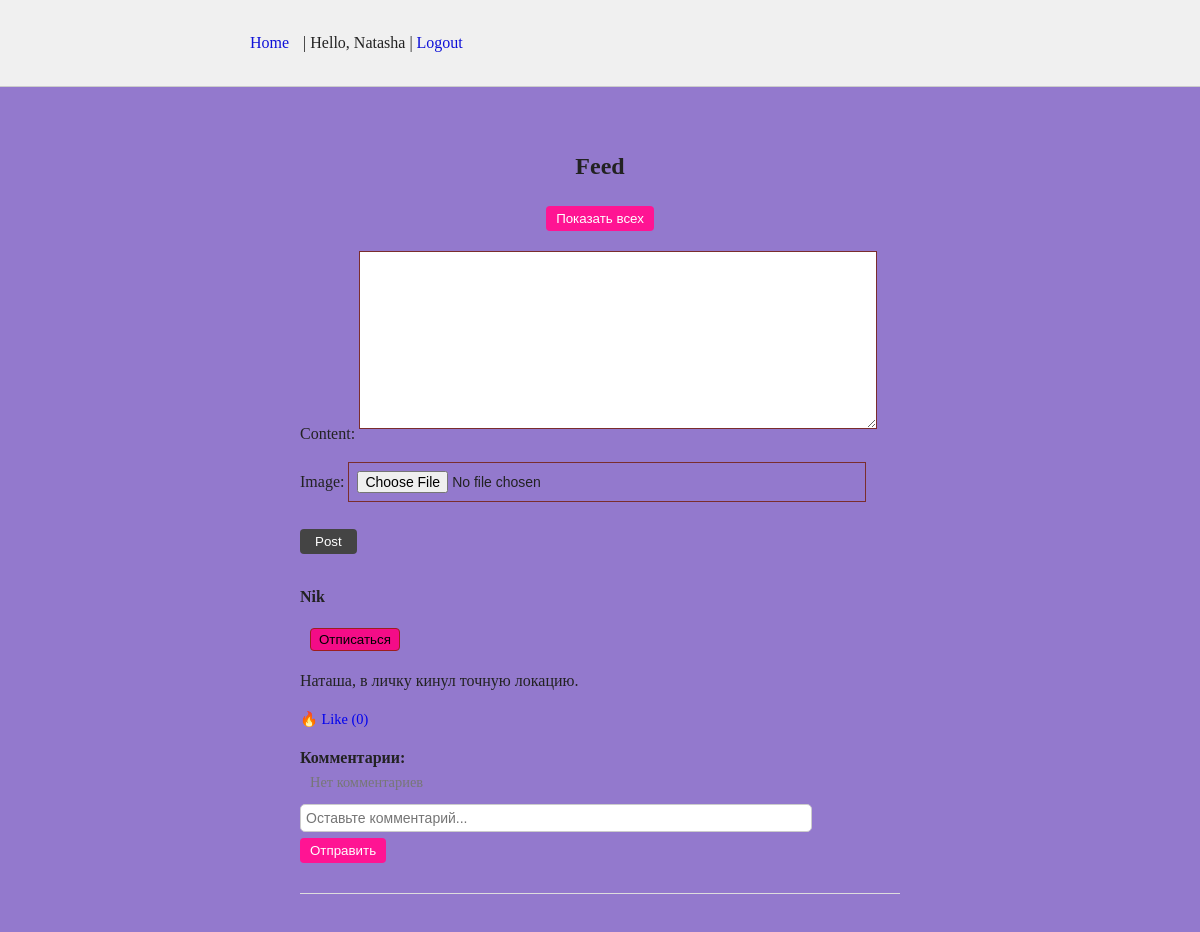
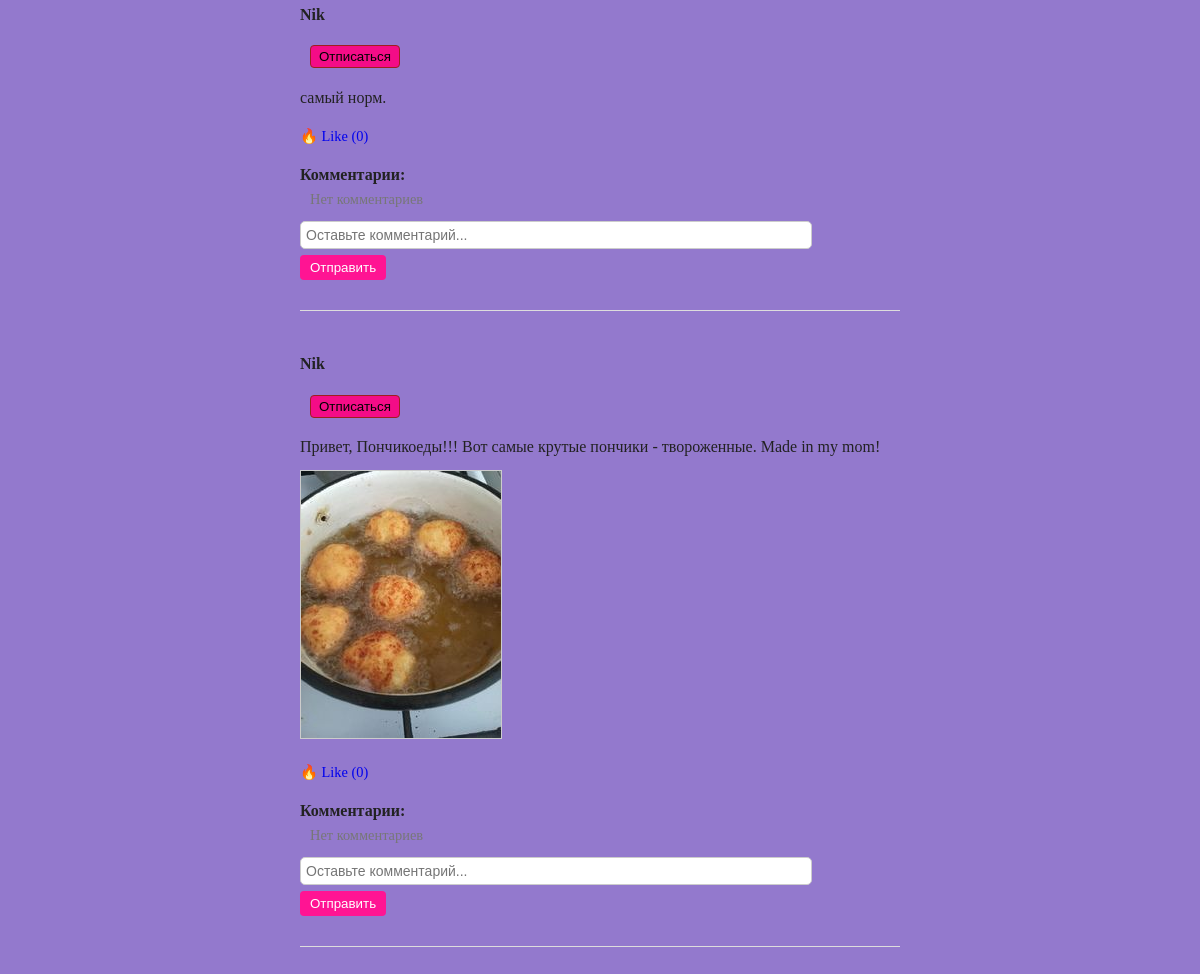
The page /feed/ (signed in) on the database its author committed (2 pictures, top to bottom).
### main/models.py (models this page shows, shortened)
class Post(models.Model):
    author = models.ForeignKey(User, on_delete=models.CASCADE)
    content = models.TextField()
    image = models.ImageField(upload_to='post_images/', blank=True, null=True)  # ✅ новое поле
    created_at = models.DateTimeField(auto_now_add=True)
    likes = models.ManyToManyField(User, related_name='liked_posts', blank=True)

### main/views.py (the view)
# urls.py: path('feed/', views.index_view, name='index'),
@login_required
def index_view(request):
    if request.GET.get('all'):
        posts = Post.objects.all().order_by('-created_at')
    else:
        following_ids = Follow.objects.filter(follower=request.user).values_list('following_id', flat=True)
        if following_ids.exists():
            posts = Post.objects.filter(author__id__in=following_ids).order_by('-created_at')
        else:
            posts = Post.objects.all().order_by('-created_at')
    form = PostForm(request.POST or None, request.FILES or None)
    if form.is_valid():
        post = form.save(commit=False)
        post.author = request.user
        post.save()
        return redirect('index')
    request.user.refresh_from_db()
    following_users = [f.following for f in Follow.objects.filter(follower=request.user)]
    return render(request, 'main/index.html', {
        'posts': posts,
        'form': form,
        'following_users': following_users  # 👈 передаём явно
    })

### main/forms.py
class PostForm(forms.ModelForm):
    class Meta:
        model = Post
        fields = ['content', 'image']

### main/templates/main/index.html (shortened to what this page needs)
{% extends 'main/base.html' %}
{% block content %}
<div style="max-width: 600px; margin: auto; padding: 20px;">
  <h2 style="text-align: center; margin-bottom: 20px;">Feed</h2>
  {% if user.is_authenticated %}
    <form method="get" style="text-align: center; margin-bottom: 20px;">
      <button type="submit" name="all" value="1" style="padding: 5px 10px; background: deeppink; color: white; border: none; border-radius: 4px;">Показать всех</button>
    </form>
    <form method="post" enctype="multipart/form-data" style="margin-bottom: 30px;">
      {{ form.as_p }}
      <button type="submit" style="padding: 5px 15px; border: none; background: #444; color: #fff; border-radius: 4px;">Post</button>
    </form>
  {% else %}
    <p style="text-align: center;">You must <a href="{% url 'login' %}">log in</a> to post something.</p>
  {% endif %}
  <ul style="list-style: none; padding: 0;">
    {% for post in posts %}
      <li style="margin-bottom: 40px; border-bottom: 1px solid #ddd; padding-bottom: 10px;">
        <p>
          <strong>{{ post.author }}</strong>
          {% if user != post.author %}
			{% if post.author in following_users %}
              <form method="post" action="{% url 'follow_user' post.author.id %}" style="display:inline;">
                <button type="submit" style="margin-left: 10px; padding: 3px 8px; border-radius: 4px;">Отписаться</button>
              </form>
            {% else %}
              <form method="post" action="{% url 'follow_user' post.author.id %}" style="display:inline;">
                {% csrf_token %}
                <button type="submit" style="margin-left: 10px; padding: 3px 8px; border-radius: 4px;">Подписаться</button>
              </form>
            {% endif %}
          {% endif %}
        </p>
        <p style="margin: 5px 0; white-space: pre-line;">{{ post.content }}</p>
        {% if post.image %}
          <div style="margin: 10px 0;">
            <img src="{{ post.image.url }}" alt="Post Image" style="max-width: 100%; height: auto; border: 1px solid #ccc;">
          </div>
        {% endif %}
        <p style="font-size: 0.9em; color: #9e1e1e;">
          <a href="{% url 'like_post' post.id %}" style="margin-right: 10px; text-decoration: none;">🔥 Like ({{ post.likes.count }})</a>
        </p>
        <div style="margin-top: 10px;">
          <strong>Комментарии:</strong>
          {% for comment in post.comments.all %}
            <div style="margin-left: 10px; font-size: 0.9em;">
              <strong>{{ comment.user.username }}</strong>: {{ comment.content }}
            </div>
          {% empty %}
            <div style="margin-left: 10px; font-size: 0.9em; color: #777;">Нет комментариев</div>
          {% endfor %}
        </div>
        {% if user.is_authenticated %}
          <form method="post" action="{% url 'post_detail' post.id %}" style="margin-top: 10px;">
            <input type="text" name="content" placeholder="Оставьте комментарий..." required
              style="width: 100%; padding: 5px; margin-bottom: 5px; border-radius: 5px; border: 1px solid #ccc;">
            <button type="submit" style="padding: 5px 10px; background: deeppink; color: white; border: none; border-radius: 4px;">Отправить</button>
          </form>
        {% endif %}
      </li>
    {% empty %}
      <li>No posts yet.</li>
    {% endfor %}
  </ul>
</div>
{% endblock %}

### main/templates/main/base.html (shortened to what this page needs)
{% load static %}
<!DOCTYPE html>
<html lang="en">
<head>
    <link rel="stylesheet" href="{% static 'main/style.css' %}">
</head>
<body>
    <header>
        <div class="container">
            <nav>
               <a href="{% url 'home' %}">Home</a>
                {% if user.is_authenticated %}
                    | <span>Hello, {{ user.username }}</span>
                    | <a href="{% url 'logout' %}">Logout</a>
                {% else %}
                    | <a href="{% url 'login' %}">Login</a>
                    | <a href="{% url 'register' %}">Register</a>
                {% endif %}
            </nav>
        </div>
    </header>
    <main class="container">
        {% block content %}{% endblock %}
    </main>
</body>
</html>

### main/static/main/style.css (style rules this page uses)
body { font-family: Georgia, serif; background-color: #9379cd; color: #222; line-height: 1.6; margin: 0; padding: 0; }
.container { max-width: 700px; margin: 0 auto; padding: 20px; }
header { background-color: #f0f0f0; border-bottom: 1px solid #ccc; padding: 10px 0; }
nav a { color: #0e11d8; text-decoration: none; margin-right: 10px; }
form { margin-bottom: 20px; }
input, textarea { width: 100%; max-width: 500px; padding: 8px; font-size: 14px; border: 1px solid #7a2d2d; margin-bottom: 10px; }
button { padding: 6px 12px; background-color: #f40c87; border: 1px solid #9e1e1e; cursor: pointer; }

### rows shown on the page
Post: author "Nik", shows "Отписаться", content "Наташа, в личку кинул точную локацию.", likes.count "0"
Post: author "Nik", shows "Отписаться", content "самый норм.", likes.count "0"
Post: author "Nik", shows "Отписаться", content "Привет, Пончикоеды!!! Вот самые крутые пончики - твороженные. Made in my mom!", image (picture), likes.count "0"

### other values the page prints
{{ user.username }} "Natasha"
